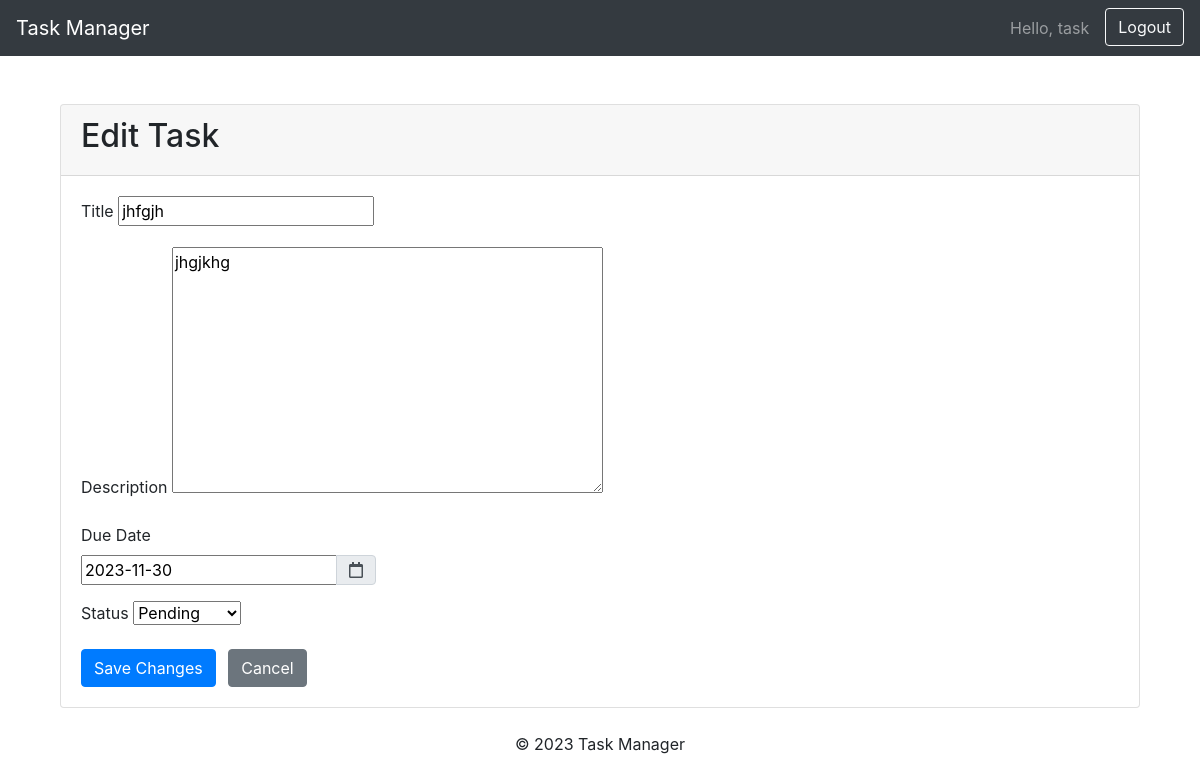
The page /edit/4/ (signed in) on the database as committed earlier.
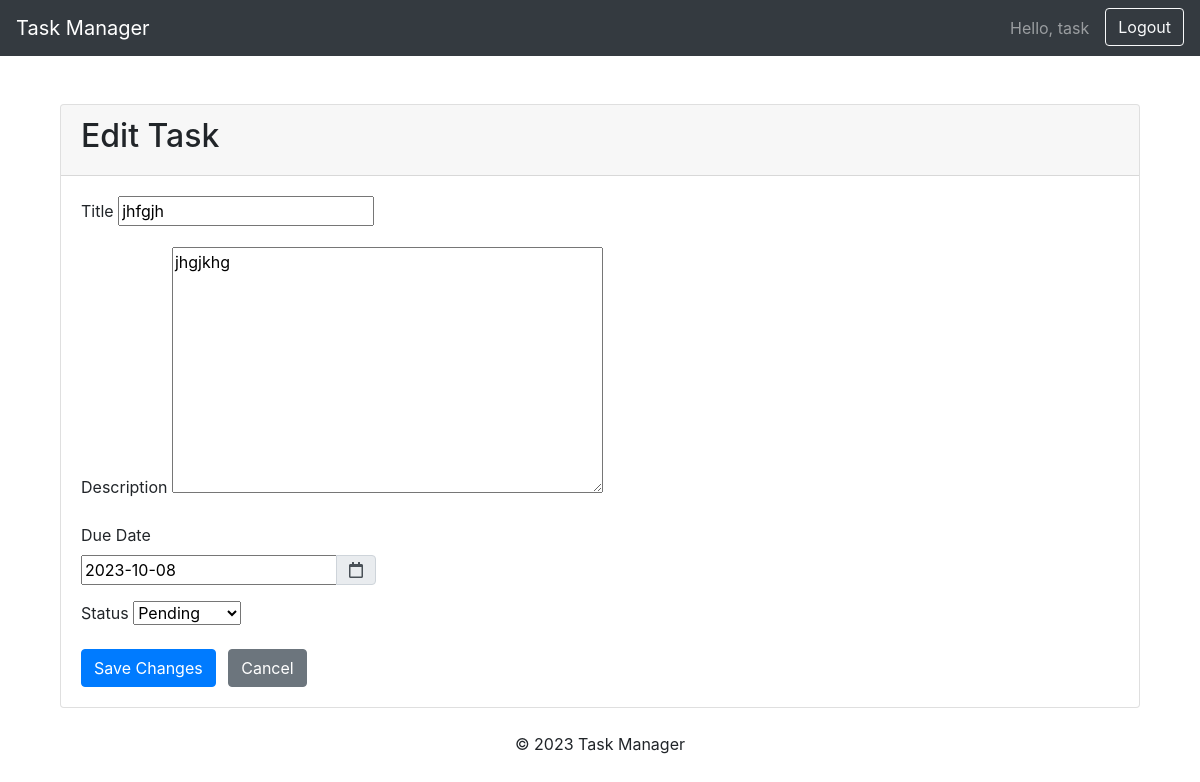
The same page on the database as committed later.
### task/models.py (models this page shows, shortened)
class Task(models.Model):
    STATUS_CHOICES = (
        ('Pending', 'Pending'),
        ('Completed', 'Completed'),
        ('In Progress', 'In Progress'),
    )
    title = models.CharField(max_length=200)
    description = models.TextField()
    due_date = models.DateField()
    status = models.CharField(max_length=20, choices=STATUS_CHOICES)
    user = models.ForeignKey(User, on_delete=models.CASCADE)

### task/views.py (the view)
# urls.py: path('edit/<int:task_id>/', views.edit_task, name='task-edit'),
@login_required(login_url='login')
def edit_task(request, task_id):
    task = get_object_or_404(Task, id=task_id)
    if request.method == 'POST':
        form = TaskForm(request.POST, instance=task)
        if form.is_valid():
            form.save()
            return redirect('task-detail', task_id=task_id)
    else:
        form = TaskForm(instance=task)
    return render(request, 'task_edit.html', {'form': form, 'task': task})

### task/forms.py
class TaskForm(forms.ModelForm):
    class Meta:
        model = Task
        fields = ['title', 'description', 'due_date', 'status']

### templates/task_edit.html (shortened to what this page needs)
{% extends 'base.html' %}
{% block content %}
<div class="container mt-5">
    <div class="card">
        <div class="card-header">
            <h2>Edit Task</h2>
        </div>
        <div class="card-body">
            <form method="post">
                <div class="form-group">
                    <label for="{{ form.title.id_for_label }}">Title</label>
                    {{ form.title }}
                </div>
                <div class="form-group">
                    <label for="{{ form.description.id_for_label }}">Description</label>
                    {{ form.description }}
                </div>
                <div class="form-group">
                    <label for="{{ form.due_date.id_for_label }}">Due Date</label>
                    <div class="input-group date" data-provide="datepicker">
                        {{ form.due_date }}
                        <div class="input-group-append">
                            <span class="input-group-text"><i class="far fa-calendar"></i></span>
                        </div>
                    </div>
                </div>
                <div class="form-group">
                    <label for="{{ form.status.id_for_label }}">Status</label>
                    {{ form.status }}
                </div>
                <button type="submit" class="btn btn-primary">Save Changes</button>
                <a href="{% url 'task-detail' task.id %}" class="btn btn-secondary ml-2">Cancel</a>
            </form>
        </div>
    </div>
</div>
<link rel="stylesheet" href="https://cdnjs.cloudflare.com/ajax/libs/font-awesome/5.15.3/css/all.min.css">
<link rel="stylesheet" href="https://stackpath.bootstrapcdn.com/bootstrap/4.5.2/css/bootstrap.min.css">
<link rel="stylesheet" href="https://cdnjs.cloudflare.com/ajax/libs/bootstrap-datepicker/1.9.0/css/bootstrap-datepicker.min.css">
<link rel="stylesheet" href="https://cdn.jsdelivr.net/npm/bootstrap-datepicker@1.11.0/dist/css/bootstrap-datepicker.min.css">
{% endblock %}

Rows that differ between the two databases and show on the page:
changed Task "jhfgjh": due_date "2023-11-30" → "2023-10-08"
